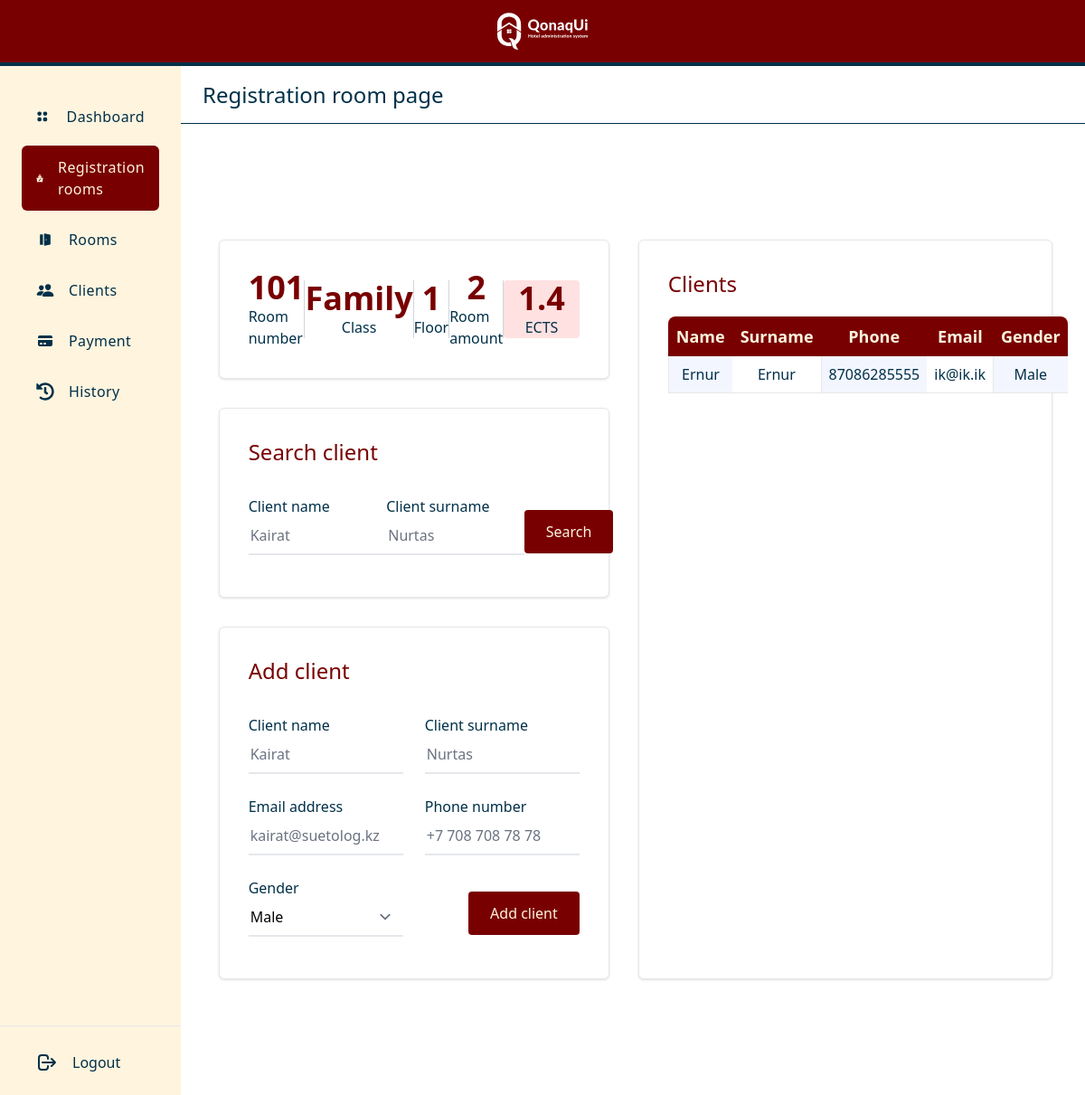
The page /registration/room/10 (signed in) on the database its author committed.
### main/models.py (models this page shows, shortened)
class Room(models.Model):
    room_number = models.IntegerField()
    floor = models.IntegerField()
    status = models.CharField(max_length=1)
    room_class = models.ForeignKey(RoomClass, on_delete=models.SET_NULL, blank=True, null=True)
    room_amount = models.IntegerField()
    ects = models.DecimalField(max_digits=19, decimal_places=1)

class RoomClass(models.Model):
    class_name = models.CharField(max_length=50)
    cost = models.DecimalField(max_digits=19, decimal_places=2)
    def __str__(self):
        return self.class_name

class Client(models.Model):
    first_name = models.CharField(max_length=50)
    last_name = models.CharField(max_length=50)
    phone = models.CharField(max_length=20)
    email = models.CharField(max_length=50)
    genders = [('Male', 'Male'),
               ('Female', 'Female')]
    gender = models.CharField(choices=genders, max_length=10)
    room = models.ForeignKey(Room, on_delete=models.SET_NULL, blank=True, null=True)
    registration = models.ForeignKey(Registeration, on_delete=models.SET_NULL, blank=True, null=True)

### main/views.py (the view, shortened to what this page needs)
# urls.py: path('registration/room/<int:pk>', registration_room, name='registration_room'),
def registration_room(request, pk):
    if request.user.is_authenticated:
        room = Room.objects.get(pk=pk)
        clients = Client.objects.filter(room=pk)
        search_clients = 0
        context = {
            'room': room,
            'clients': clients,
            'search_clients': search_clients
        }
        return render(request, 'main/reg_room.html', context=context)
    else:
        return HttpResponseRedirect('/')

### main/context_processors.py (called while the page is built)
def message_processor(request):
    url_name = resolve(request.path_info).url_name
    if url_name == 'dashboard':
        num = 1
    elif url_name == 'registration':
        num = 2
    elif url_name == 'registration_room':
        num = 2
    elif url_name == 'rooms':
        num = 3
    elif url_name == 'room_page':
        num = 3
    elif url_name == 'clients':
        num = 4
    elif url_name == 'payment':
        num = 5
    elif url_name == 'history':
        num = 6
    else:
        num = 0
    return {
        'page_num' : num
    }

### main/templates/main/reg_room.html (shortened to what this page needs)
{% extends 'main/base.html' %}
{% block body %}
    <div class="w-10/12">
        <div class="h-16 border-b border-kok-900 flex align-center">
            <div class="px-6 flex items-center justify-between space-x-4 2xl:container">
                <h5 hidden class="text-2xl text-kok-900 font-medium lg:block">Registration room page</h5>
            </div>
        </div>
        <div class="w-11/12  my-32 mx-auto">
            <div class="flex justify-between items-">
                <div class="mr-4 w-3/6 ">
                    <div class=" flex justify-between items-center rounded-md px-8 py-8 min-h-min border border-gray-200 bg-white shadow">
                        <p class="text-kok-900 font-medium flex flex-col items-center"><span class="text-kyzyl-900 font-bold text-4xl">{{ room.room_number }}</span> Room number</p>
                        <p class="text-kok-900 font-medium flex flex-col items-center"><span class="text-kyzyl-900 font-bold text-4xl">{{ room.room_class }}</span> Class</p>
                        <p class="text-kok-900 font-medium flex flex-col items-center"><span class="text-kyzyl-900 font-bold text-4xl">{{ room.floor }}</span> Floor</p>
                        <p class="text-kok-900 font-medium flex flex-col items-center"><span class="text-kyzyl-900 font-bold text-4xl">{{ room.room_amount }}</span>Room amount</p>
                        <p class="text-kok-900 font-medium flex flex-col items-center px-4 bg-kyzyl-100 rounded "><span class="text-kyzyl-900 font-bold text-4xl">{{ room.ects }}</span>ECTS</p>
                    </div>
                    <div class="mt-8 rounded-md px-8 py-8 min-h-min border border-gray-200 bg-white shadow">
                        <p class="text-kyzyl-900 font-medium text-2xl">Search client</p>
                        <div class="mt-8">
                            <form   action="{% url 'registration_room' room.pk %}"
                                    method="POST"
                                    class="flex justify-between w-full ">
                                <div class="w-4/12">
                                    <span class="text-kok-900">Client name</span>
                                    <input
                                    type="text"
                                    id="search_name"
                                    name="search_name"
                                    class="mt-0 block w-full px-0.5  border-0 border-b-2 border-gray-200 focus:ring-0 focus:border-black"
                                    placeholder="Kairat"/>
                                </div>
                                <div class="w-4/12">
                                    <span class="text-kok-900">Client surname</span>
                                    <input
                                    type="text"
                                    id="search_surname"
                                    name="search_surname"
                                    class="mt-0 block w-full px-0.5 border-0 border-b-2 border-gray-200 focus:ring-0 focus:border-black"
                                    placeholder="Nurtas"/>
                                </div>
                                <div class="w-2/12">
                                    <button class="justify-self-end bg-kyzyl-900 text-bezh font-medium px-6 ml-auto my-4 py-3 rounded flex items-center hover:bg-kok-900">
                                      <p>Search</p>
                                     </button>
                                </div>
                            </form>
                        </div>
                    </div>
                    <div class="mt-8 rounded-md px-8 py-8 min-h-min border border-gray-200 bg-white shadow">
                        <p class="text-kyzyl-900 font-medium text-2xl">Add client</p>
                        <div class="mt-8">
                            <form   action="{% url 'add_client' room.pk %}"
                                    method="POST"
                                    class="grid grid-cols-2 gap-6 content-around">
                                <div class="block">
                                    <span class="text-kok-900">Client name</span>
                                    <input
                                    type="text"
                                    id="name"
                                    name="name"
                                    class="mt-0 block w-full px-0.5 border-0 border-b-2 border-gray-200 focus:ring-0 focus:border-black"
                                    placeholder="Kairat"/>
                                </div>
                                <div class="block">
                                    <span class="text-kok-900">Client surname</span>
                                    <input
                                    type="text"
                                    id="surname"
                                    name="surname"
                                    class="mt-0 block w-full px-0.5 border-0 border-b-2 border-gray-200 focus:ring-0 focus:border-black"
                                    placeholder="Nurtas"/>
                                </div>
                                <div class="block">
                                    <span class="text-kok-900">Email address</span>
                                    <input
                                    type="email"
                                    id="email"
                                    name="email"
                                    class="mt-0 block w-full px-0.5 border-0 border-b-2 border-gray-200 focus:ring-0 focus:border-black "
                                    placeholder="kairat@suetolog.kz"
                                    />
                                </div>
                                <div class="block">
                                    <span class="text-kok-900">Phone number</span>
                                    <input
                                    type="text"
                                    id="phone"
                                    name="phone"
                                    class="mt-0 block w-full px-0.5 border-0 border-b-2 border-gray-200 focus:ring-0 focus:border-black "
                                    placeholder="+7 708 708 78 78"
                                    />
                                </div>
                                <div class="block">
                                    <span class="text-kok-900">Gender</span>
                                    <select id="gender" name="gender"
                                            class="block w-full mt-0 px-0.5 border-0 border-b-2 border-gray-200 focus:ring-0 focus:border-black">
                                        <option>Male</option>
                                    </select>
                                </div>
                                <div>
                                    <button class="justify-self-end bg-kyzyl-900 text-bezh font-medium px-6 ml-auto my-4 py-3 rounded flex items-center hover:bg-kok-900">
                                      <p>Add client</p>
                                     </button>
                                </div>
                            </form>
                        </div>
                    </div>
                </div>
                <div class="ml-4 w-3/6 px-8 py-8  rounded-md border border-gray-200 bg-white shadow">
                    <p class="text-kyzyl-900 font-medium text-2xl">Clients</p>
                    <div class="mt-5 w-full">
                        {% if clients.first %}
                        <table class="table-auto w-full">
                           <thead>
                              <tr class="bg-kyzyl-900 text-center text-bezh">
                                <th class="rounded-tl-lg text-lg py-2 px-2 text-bezh  border-l border-transparent">
                                    Name
                                 </th>
                                 <th class="text-lg py-2 px-2 border-l border-transparent">
                                    Surname
                                 </th>
                                 <th class="text-lg py-2 px-2 border-l border-transparent">
                                    Phone
                                 </th>
                                 <th class="text-lg py-2 px-2 border-l border-transparent">
                                    Email
                                 </th>
                                 <th class="rounded-tr-lg text-lg py-2 px-2 border-l border-transparent">
                                    Gender
                                 </th>
                           </thead>
                           <tbody>
                                {% for client in clients %}
                                <tr>
                                 <td class="text-center text-kok-900 font-medium text-base py-2 px-2 bg-[#F3F6FF] border-b border-l border-[#E8E8E8]">
                                    {{ client.first_name }}
                                 </td>
                                 <td class="text-center text-kok-900 font-medium text-base py-2 px-2 bg-white border-b border-[#E8E8E8]">
                                    {{ client.last_name }}
                                 </td>
                                 <td class="text-center text-kok-900 font-medium text-base py-2 px-2 bg-[#F3F6FF] border-b border-l border-[#E8E8E8]">
                                    {{ client.phone }}
                                 </td>
                                 <td class="text-center text-kok-900 font-medium text-base py-2 px-2 bg-white border-b border-[#E8E8E8]">
                                    {{ client.email }}
                                 </td>
                                 <td class="text-center text-kok-900 font-medium text-base py-2 px-2 bg-[#F3F6FF] border-b border-l border-[#E8E8E8]">
                                    {{ client.gender }}
                                 </td>
                              </tr>
                                {% endfor %}
                           </tbody>
                        </table>
                        {% else %}
                        <p class="text-center text-kok-900 text-xl">No clients yet</p>
                        {% endif %}
                     </div>
                </div>
            </div>
        </div>
    </div>
{% endblock %}

### rows shown on the page
Room: room_number "101", room_class "Family", floor "1", room_amount "2", ects "1.4"
Client: first_name "Ernur", last_name "Ernur", phone "87086285555", email "ik@ik.ik", gender "Male"
